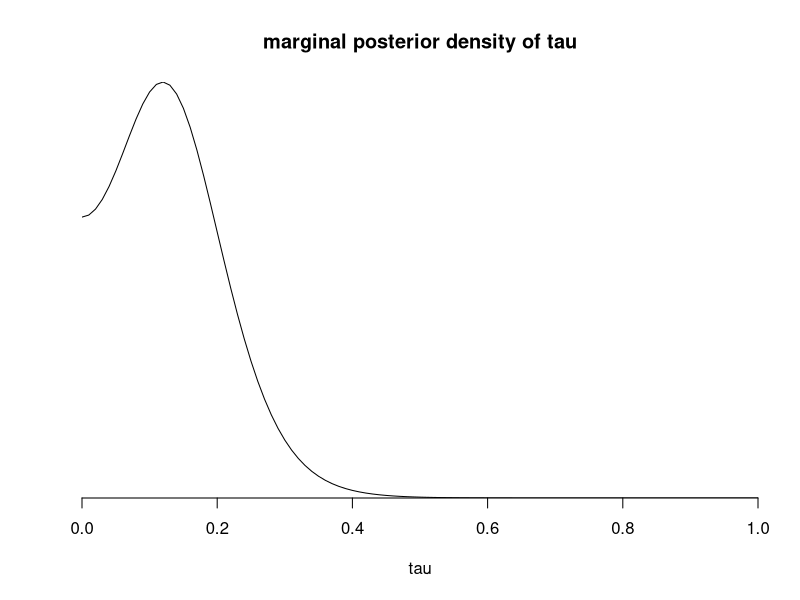
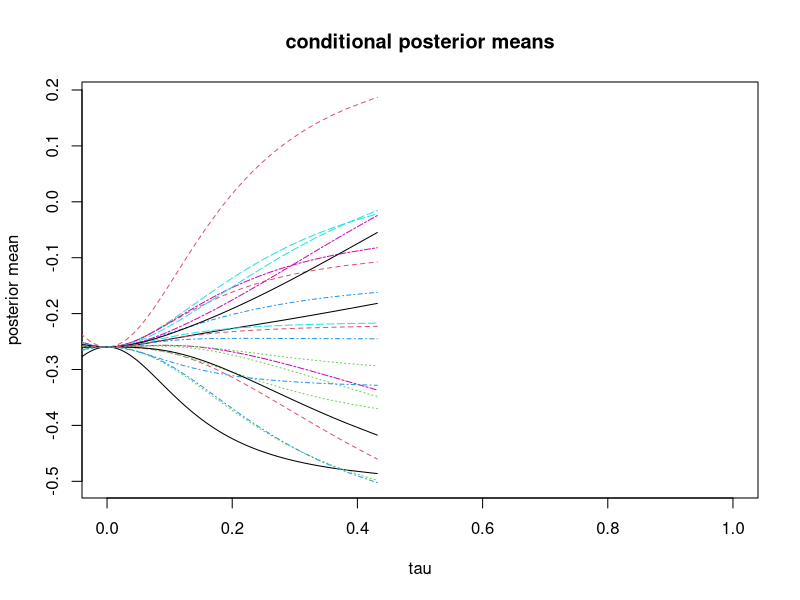
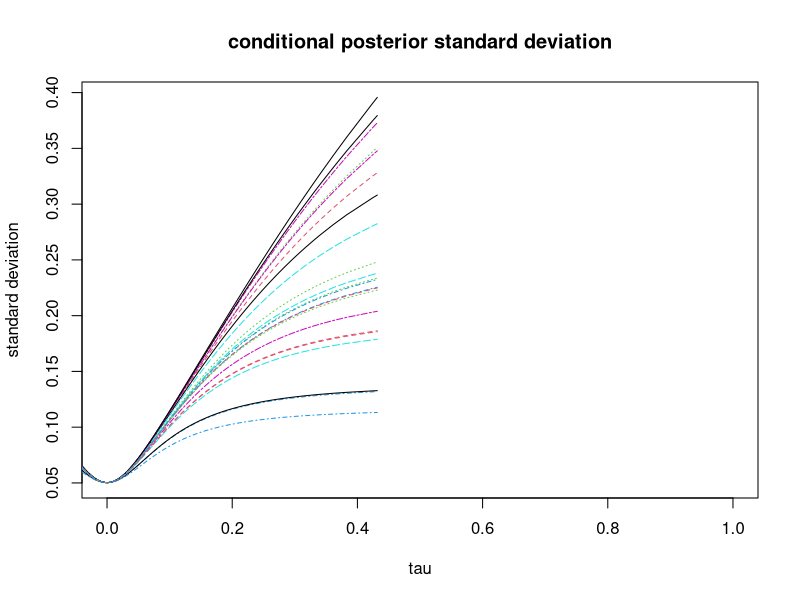
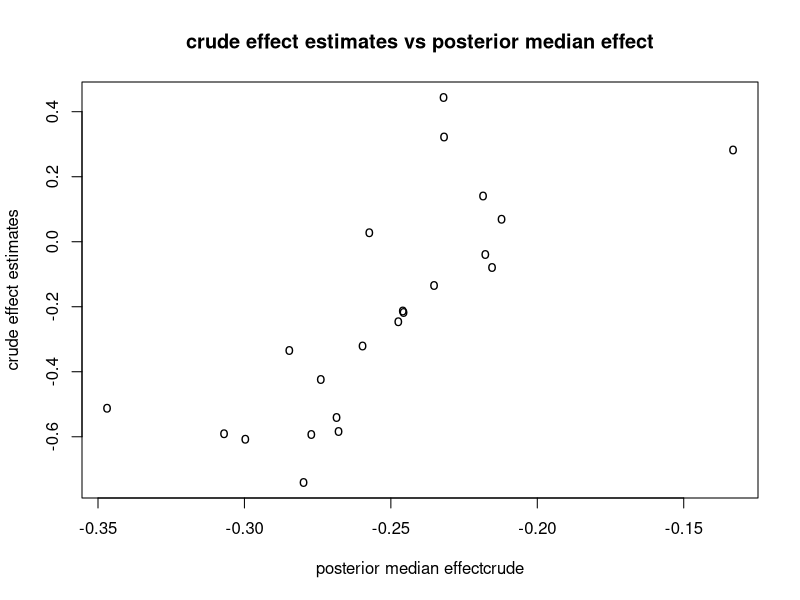

R code for these plots, in order: (Note: this script raises an error after producing the figures.)
ydata <- c(0.028, -0.741, -0.541, -0.246, 0.069, -0.584, -0.512,
           -0.079, -0.424, -0.335, -0.213, -0.039, -0.593, 0.282,
           -0.321, -0.135, 0.141, 0.322, 0.444, -0.218, -0.591, -0.608)

sd_data <- c(0.850, 0.483, 0.565, 0.138, 0.281, 0.676, 0.139, 0.204, 
             0.274, 0.117, 0.195, 0.229, 0.425, 0.205, 0.298, 0.261, 
             0.364, 0.553, 0.717, 0.260, 0.257, 0.272)

J <- 22

#(a)plot the posterior density of tau over an appropriate range
#   that includes essentially all of the posterior density
#using the formula (5.21) on page 117

tau <- seq(-5,5,0.01)
posterior_density_of_tau <- function(tau){
  z <- 1.0
  sigma_square <- sd_data^2
  V_miu <- 1.0/sum(1/(tau^2 + sigma_square))
  z<- z*sqrt(V_miu)
  miu_hat <- sum(ydata/(sigma_square+tau^2)) / sum(1.0/(tau^2 + sigma_square))
  tem <- (sigma_square+tau^2)^(-0.5) * exp(-(ydata-miu_hat)^2/(2*(sigma_square+tau^2)))
  z <- z * prod(tem)
  return(z)
}
posterior_density_tau <- sapply(tau, posterior_density_of_tau)
plot (tau, posterior_density_tau,xlim = c(0,1),
      main = "marginal posterior density of tau",
      type="l", xlab="tau", ylab="", xaxs="i",
      yaxs="i", yaxt="n", bty="n", cex=2)

#draw 1000 samples of tau from the posterior distribution of tau
sampleDist <- function(n, x, prob){ 
  return(sample(x, n, replace = T, prob))
}
sample_tau <- sampleDist(1000, tau, posterior_density_tau)
sample_tau <- sample_tau + runif(1000,-0.01/2,0.01/2)
sample_tau <- sort(sample_tau)
#(b)display how the posterior means and standard deiations
#of the theta_j's depend on tau
#simulating miu using formula (5.20)
sample_miu <- c()
for(i in 1:1000){
  sigma_square <- sd_data^2
  miu_hat <- sum(ydata/(sigma_square+sample_tau[i]^2)) / sum(1.0/(sample_tau[i]^2 + sigma_square))
  V_miu <- 1.0/sum(1.0/(sample_tau[i]^2 + sigma_square))
  sample_miu <- c(sample_miu, rnorm(1,mean=miu_hat,sd=sqrt(V_miu)))
}

#simulating theta_j using formula (5.17)
sample_theta <- matrix(0,1000,J)
for(i in 1:1000){
  for(j in 1:J){
    theta_hat <- ((ydata[j]/sd_data[j]^2) + 
                    (sample_miu[i]/sample_tau[i]^2))/((1.0/sd_data[j]^2)+(1.0/sample_tau[i]^2))
    V <- 1.0/((1.0/sd_data[j]^2)+(1.0/sample_tau[i]^2))
    sample_theta[i,j] <- rnorm(1,mean=theta_hat,sd=sqrt(V)) 
  }
}  

conditional_posterior_means <- matrix(0,1000,J)
conditional_posterior_variance <- matrix(0,1000,J)
for(i in 1:1000){
  miu_hat <- sum(ydata/(sigma_square+sample_tau[i]^2)) / sum(1.0/(sample_tau[i]^2 + sigma_square))
  V_miu <- 1.0/sum(1.0/(sample_tau[i]^2 + sigma_square))
  for(j in 1:J){
    conditional_posterior_means[i,j] <- ((ydata[j]/sd_data[j]^2) + (miu_hat/sample_tau[i]^2))/
    ((1.0/sd_data[j]^2) + (1.0/sample_tau[i]^2))
    
    conditional_posterior_variance[i,j] <- 1.0/((1.0/sd_data[j]^2) + (1.0/sample_tau[i]^2)) +
    ((1.0/sample_tau[i]^2)/((1.0/sd_data[j]^2) + (1.0/sample_tau[i]^2)))^2*V_miu
  }
}
matplot(sample_tau, conditional_posterior_means,
        type ="l",lty =1:J ,
        main ="conditional posterior means",
        xlab ="tau",ylab ="posterior mean", xlim = c(0,1))

matplot(sample_tau, sqrt(conditional_posterior_variance),
        type ="l",lty =1: J ,
        main ="conditional posterior standard deviation",
        xlab ="tau",ylab ="standard deviation", xlim = c(0,1))

#(c) scatterplot of the crude effect estimates vs
#   the posterior median effect estimates of the 22 studies
median_effect <- numeric(J)
for(i in 1:J){
  median_effect[i] <- median(sample_theta[,i])
}

plot(median_effect, ydata,
     main = "crude effect estimates vs posterior median effect",
     type= "p",
     xlab= "posterior median effectcrude",
     ylab= "crude effect estimates",
     pch = "o")

#(d)plot a histogram of the simulations of new treament effect
theta_new <- numeric(1000)
for(i in 1:1000){
  theta_new[i] <- rnorm(1,mean=sample_miu[i],sd=sqrt(sample_tau^2))
}

hist(theta_new, xlab="new treatment effect", yaxt="n",
      breaks=seq(-1.6, 1.1,.1), cex=2)